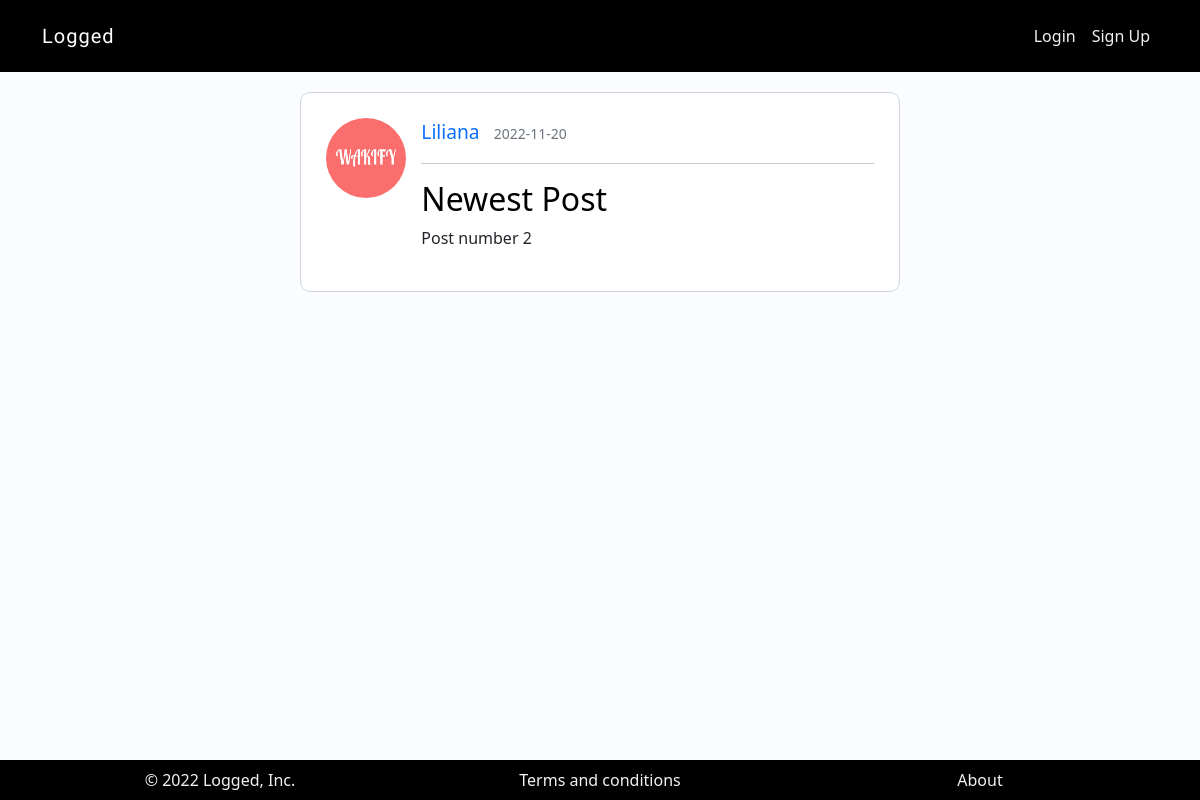
Screenshot of /post/2 with the database file from the repository.
### blogapp/models.py (models this page shows, shortened)
class User(db.Model):
    id = db.Column(db.Integer, primary_key=True)
    name = db.Column(db.String, nullable=False)
    username = db.Column(db.String, unique=True, nullable=False)
    email = db.Column(db.String, unique=True, nullable=False)
    password = db.Column(db.String(40), nullable=False)
    profile_picture = db.Column(db.String, nullable=False, default="default.jpeg")
    summary = db.Column(db.String)
    posts = db.relationship("Post", backref="author", lazy=True)

class Post(db.Model):
    id = db.Column(db.Integer, primary_key=True)
    title = db.Column(db.String(100), nullable=False)
    postedOn = db.Column(db.DateTime, nullable=False, default=datetime.utcnow)
    text = db.Column(db.Text, nullable=False)
    user_id = db.Column(db.Integer, db.ForeignKey("user.id"), nullable=False)

### blogapp/post_routes.py (the view)
@app.route("/post/<int:id>")
def single_post(id):
    post = db.session.execute(db.select(Post).where(
            Post.id == id)).scalar()
    return render_template("post.html", post = post)

### blogapp/templates/post.html (shortened to what this page needs)
{% extends 'layout.html' %}
{% block content %}
<div class="container posts">
    <div class="row">
        <div class="col-3 col-md-2">
            <img class="picture_post" src="../static/uploads/{{post.author.profile_picture}}" alt="Profile Picture">
        </div>
        <div class="col-9 col-md-10">
            <div>
                <a class="post-author mr-2" href="/{{post.user_id}}">{{ post.author.name }}</a>
                <small class="text-muted">{{ post.postedOn.strftime("%Y-%m-%d") }}</small>
            </div>
            <hr>
            <div class="post-text">
                <h2><a class="post-title" href="/post/{{post.id}}">{{ post.title }}</a></h2>
                <p class="post-content">{{ post.text }}</p>
            </div>
        </div>
    </div>
</div>
{% endblock %}

### blogapp/static/css/style.css (style rules this page uses)
body { background-color: #fafcfd; }
.signup, .login, .account, .homepage, .posts { margin: 50px auto; width: 70%; padding: 20px; border: 1px solid #ced4da; border-radius: 10px; background-color: #ffffff; }
.posts { margin: 20px auto; }
.picture_post { width:50px; height:50px; border-radius: 50%; }
.post-author { font-size: 1.2em; padding-right: 10px; text-decoration: none; }
.post-title { text-decoration: none; color: #000; }
@media only screen and (min-width: 768px) { .signup, .login, .homepage, .posts { width: 50%; padding: 25px; } }
@media only screen and (min-width: 992px) { .picture_post { width: 80px; height: 80px; } }

### rows the page displays
User: author.profile_picture (picture), author.name "Liliana"
Post: postedOn "2022-11-20", title "Newest Post", text "Post number 2"
